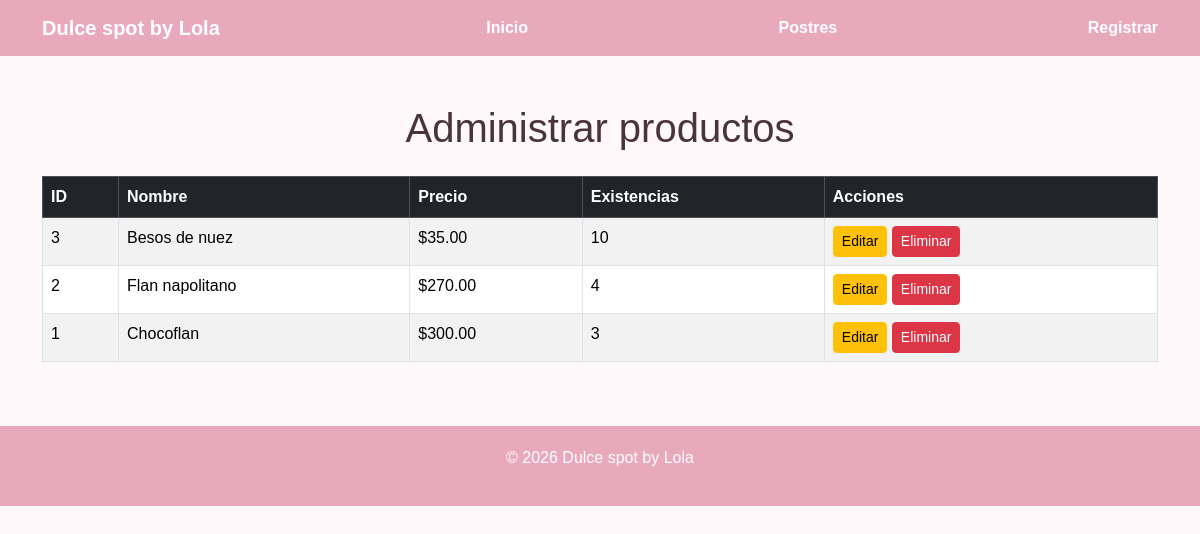
The page /administrar.php on the database its author committed.
### tables this page shows
CREATE TABLE productos (
            id INTEGER PRIMARY KEY AUTOINCREMENT,
            nombre TEXT NOT NULL,
            descripcion TEXT,
            precio REAL NOT NULL,
            categoria TEXT,
            existencias INTEGER DEFAULT 0,
            imagen TEXT
        );

### administrar.php (the view, shortened to what this page needs)
<?php
require_once 'conexion.php';
$productos = $conexion->query(
    "SELECT * FROM productos ORDER BY id DESC"
)->fetchAll(PDO::FETCH_ASSOC);
?>
<!DOCTYPE html>
<html lang="es">
<head>
    <link href="https://cdn.jsdelivr.net/npm/bootstrap@5.3.3/dist/css/bootstrap.min.css" rel="stylesheet">
    <link rel="stylesheet" href="css/estilos.css">
</head>
<body>
<header>
<nav class="navbar">
<div class="container">
    <a class="navbar-brand" href="index.php">Dulce spot by Lola</a>
    <a class="nav-link" href="index.php">Inicio</a>
    <a class="nav-link" href="productos.php">Postres</a>
    <a class="nav-link" href="registrar.php">Registrar</a>
</div>
</nav>
</header>
<main class="container my-5">
    <h1 class="text-center mb-4">Administrar productos</h1>
    <div class="table-responsive">
        <table class="table table-bordered table-striped">
            <thead class="table-dark">
                <tr>
                    <th>ID</th>
                    <th>Nombre</th>
                    <th>Precio</th>
                    <th>Existencias</th>
                    <th>Acciones</th>
                </tr>
            </thead>
            <tbody>
            <?php foreach ($productos as $producto): ?>
                <tr>
                    <td><?= (int)$producto['id'] ?></td>
                    <td>
                        <?= htmlspecialchars($producto['nombre']) ?>
                    </td>
                    <td>
                        $<?= number_format($producto['precio'], 2) ?>
                    </td>
                    <td><?= (int)$producto['existencias'] ?></td>
                    <td>
                        <a class="btn btn-warning btn-sm"
                        href="administrar.php?editar=<?= (int)$producto['id'] ?>">
                            Editar
                        </a>
                        <form method="POST" class="d-inline"
                        onsubmit="return confirm('¿Seguro que deseas eliminar este postre?')">
                            <button class="btn btn-danger btn-sm"
                            name="eliminar">
                                Eliminar
                            </button>
                        </form>
                    </td>
                </tr>
            <?php endforeach; ?>
            </tbody>
        </table>
    </div>
</main>
<footer>
    <p>© 2026 Dulce spot by Lola</p>
</footer>
</body>
</html>

### css/estilos.css (style rules this page uses)
body { font-family: Arial, sans-serif; background-color: #fff8fa; margin: 0; color: #49343b; }
.navbar { background-color: #e9a9bd; }
.navbar-brand, .nav-link { color: white !important; font-weight: bold; }
footer { background-color: #e9a9bd; color: white; text-align: center; padding: 20px; margin-top: 40px; }

### rows shown on the page
productos: id "3", nombre "Besos de nuez", precio "35.00", existencias "10"
productos: id "2", nombre "Flan napolitano", precio "270.00", existencias "4"
productos: id "1", nombre "Chocoflan", precio "300.00", existencias "3"
